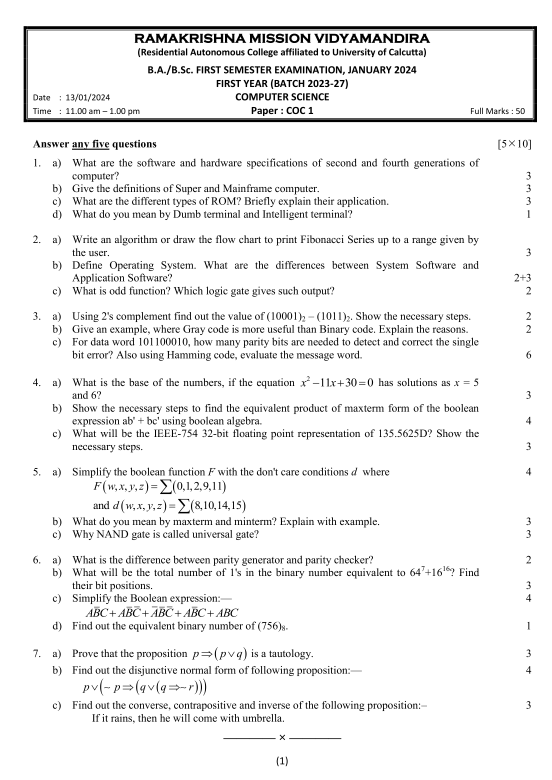
#> input picture Digi+seo/samples/question_paper.png, 1654 x 2339 px (shown at 1/3 size); the run also reads 1 picture not shown here
$ python diff_image.py
#> lines starting #> are read from the running program, lines starting #| are printed output that depends on the picture; after the words box and inside, x2 and y2 are one past the last pixel; in counts of white or black regions, pixels touching at a corner belong together
### Digi+seo/stego.py
"""
stego.py
LSB (Least Significant Bit) steganography on PNG images using NumPy.

Hidden data layout inside the image LSBs:
    [ MAGIC (4 bytes) | LENGTH (4 bytes) | DATA (LENGTH bytes) ]
"""
import numpy as np
from PIL import Image

from crypto_utils import sha512_hex

MAGIC = b"QPLD"           # Marker meaning "Question Paper Leak Detector data"
HEADER_BYTES = 8          # 4 bytes MAGIC + 4 bytes LENGTH


# ---------------- Image input/output ----------------
def load_image(path_or_file) -> np.ndarray:
    """
    Open an image and return its pixels as a (height, width, 3) uint8 array.
    Transparent images (palette PNGs, RGBA screenshots) are placed on a
    white background first, so transparent areas become white, not black.
    """
#> called with path_or_file = 'Digi+seo/samples/question_paper.png'
    img = Image.open(path_or_file)
#> img is the input picture: PIL image 1654x2339 P; mean R, G, B, A 239.8, 239.8, 239.8, 255

    if img.mode in ("P", "PA", "LA", "RGBA") or "transparency" in img.info:
        img = img.convert("RGBA")
        background = Image.new("RGBA", img.size, (255, 255, 255, 255))
#> background: PIL image 1654x2339 RGBA; every value is 255
        img = Image.alpha_composite(background, img)
#> img: PIL image 1654x2339 RGBA

    return np.array(img.convert("RGB"), dtype=np.uint8)

def save_image(pixels: np.ndarray, path_or_file):
    """Save pixels as a lossless PNG (JPG would destroy the hidden bits)."""
    Image.fromarray(pixels, "RGB").save(path_or_file, format="PNG")


# ---------------- Helpers ----------------
def capacity_bytes(pixels: np.ndarray) -> int:
    """How many data bytes this image can hide (1 bit per colour value)."""
    return pixels.size // 8 - HEADER_BYTES


def _bytes_to_bits(data: bytes) -> np.ndarray:
    """Convert bytes to an array of 0/1 bits (most significant bit first)."""
    return np.unpackbits(np.frombuffer(data, dtype=np.uint8))


def _bits_to_bytes(bits: np.ndarray) -> bytes:
    """Convert an array of 0/1 bits back to bytes."""
    return np.packbits(bits).tobytes()


# ---------------- Embed and extract ----------------
# [46 lines left out: functions embed_data, extract_data, image_hash, not called in this run]


# ---------------- Self-test ----------------
# [28 lines that do not run on import are left out]

### Digi+seo/tools/diff_image.py
"""
tools/diff_image.py
Make a picture that shows exactly which pixels changed between the original
question paper and a stego copy (changed pixels are painted red).

Usage (from the project root):
    python tools/diff_image.py
    python tools/diff_image.py ORIGINAL.png COPY.png
Output:
    demo/difference_map.png   whole page, faded, changed pixels in red
    demo/difference_zoom.png  top-left corner enlarged 6 times
"""
import glob
import os
import sys

ROOT = os.path.dirname(os.path.dirname(os.path.abspath(__file__)))
sys.path.insert(0, ROOT)

import numpy as np  # noqa: E402
from PIL import Image  # noqa: E402

from stego import load_image  # noqa: E402

ZOOM = 6


def main():
    if len(sys.argv) >= 3:
        original_path, copy_path = sys.argv[1], sys.argv[2]
    else:
        original_path = os.path.join(ROOT, "samples", "question_paper.png")
        copies = sorted(glob.glob(os.path.join(ROOT, "samples", "copies", "*.png")))
        if not copies:
            print("No copies found. Run 'python core.py' first.")
            return
        copy_path = copies[0]

    original = load_image(original_path)
    copy = load_image(copy_path)
    if original.shape != copy.shape:
        print("The two images have different sizes.")
        return

    changed = np.any(original != copy, axis=2)            # True where a pixel changed
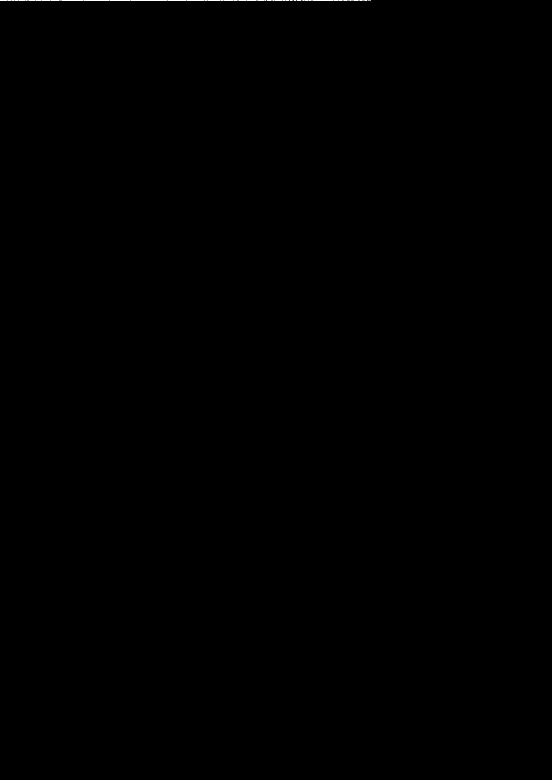
#> changed: shape (2339, 1654) bool (shown at 1/3 size); 0.03% white in thin lines or dots, all inside (x1, y1, x2, y2) = (0, 0, 1112, 1)

    # Fade the page so the red marks stand out
    picture = (original.astype(np.float32) * 0.3 + 255 * 0.7).astype(np.uint8)
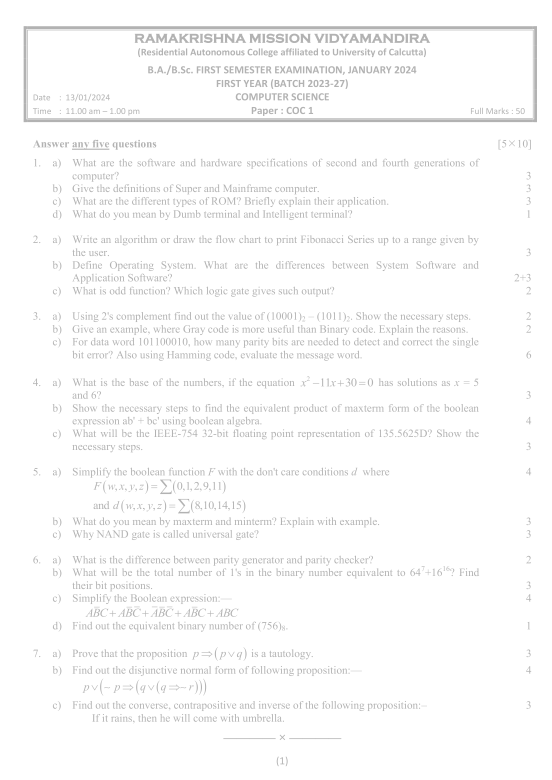
#> picture: shape (2339, 1654, 3) (shown at 1/3 size); min 178, max 255, mean 250.4
    picture[changed] = [255, 0, 0]
#> picture: shape (2339, 1654, 3); 0.03% of pixels changed, all inside (x1, y1, x2, y2) = (0, 0, 1112, 1)

    out_dir = os.path.join(ROOT, "demo")
    os.makedirs(out_dir, exist_ok=True)
    Image.fromarray(picture).save(os.path.join(out_dir, "difference_map.png"))

    # Enlarge the top-left corner, where the hidden data is stored
    rows_with_changes = np.where(changed.any(axis=1))[0]
#> rows_with_changes = [0]
    last_row = int(rows_with_changes.max()) + 1 if rows_with_changes.size else 1
#> last_row = 1
    corner = picture[: max(last_row + 5, 20), :300]
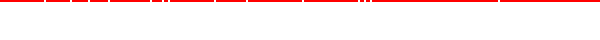
#> corner: shape (20, 300, 3) (shown 2 times larger); mean of channels 0, 1, 2 255, 242.8, 242.8; drawn as R, G, B
    zoom = Image.fromarray(corner).resize(
        (corner.shape[1] * ZOOM, corner.shape[0] * ZOOM), Image.NEAREST
    )
    zoom.save(os.path.join(out_dir, "difference_zoom.png"))

    total = changed.size
#> total = 3868706
    print("Original :", os.path.relpath(original_path, ROOT))
    print("Copy     :", os.path.relpath(copy_path, ROOT))
    print(f"Changed pixels : {int(changed.sum())} out of {total} "
          f"({changed.sum() / total * 100:.4f}%)")
#| Changed pixels : 1043 out of 3868706 (0.0270%)
    print(f"Rows affected  : top {last_row} row(s) only")
#| Rows affected  : top 1 row(s) only
    print("Saved: demo/difference_map.png and demo/difference_zoom.png")


if __name__ == "__main__":
    main()
